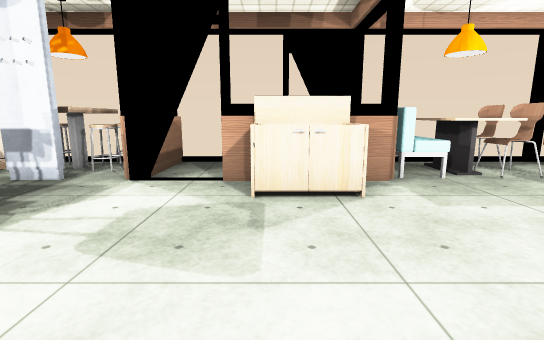
View 1 (above)

21 first-person views from a walk through a scene from a Unity 3-D project. The camera is 1.2 m above the floor, tilts 10° down and sees 85° across. Doors are open. The floor is counted in squares, 1 m on a side. Each view is taken from the middle of a square. On the plan, view 1 faces up. The plan holds only what a view shows up to about 13 squares ahead; the rest is blank. Some surface patterns are stand-ins.

View 2
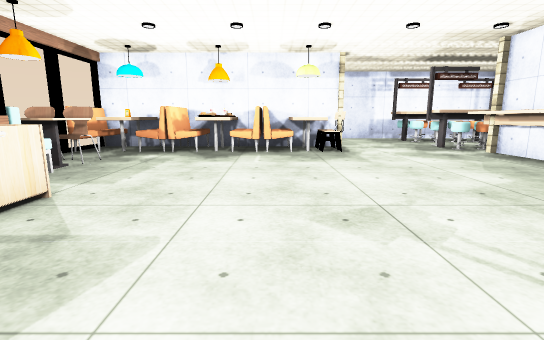

View 3
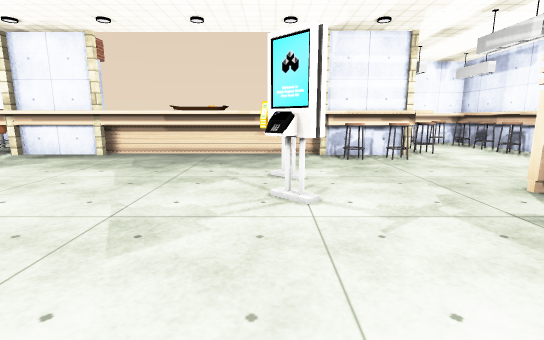

View 4
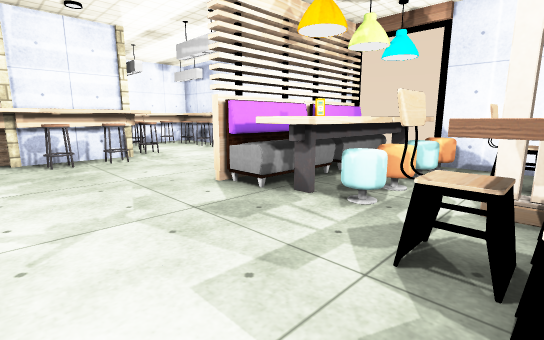

View 5
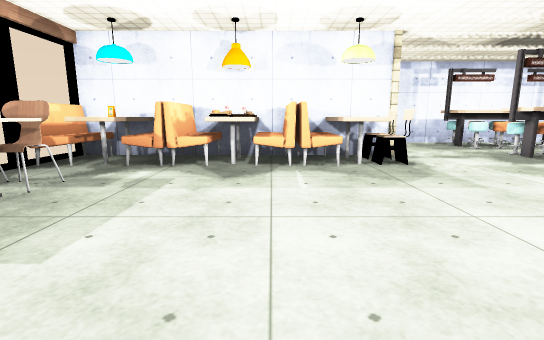

View 6
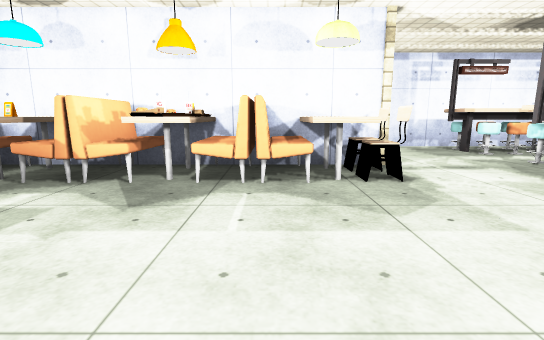

View 7
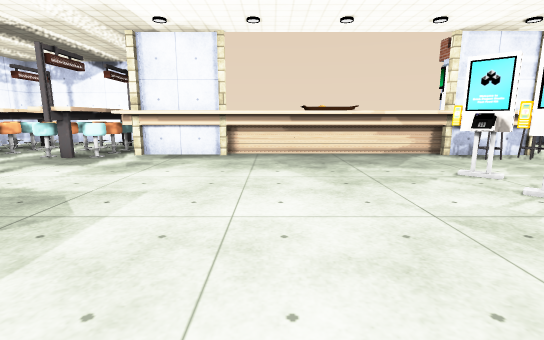

View 8
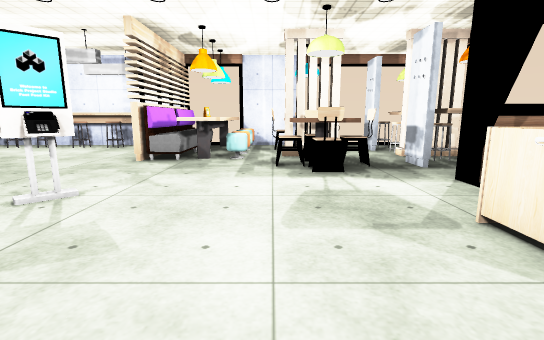

View 9
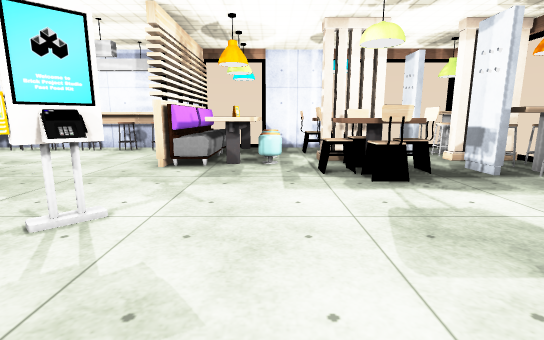

View 10
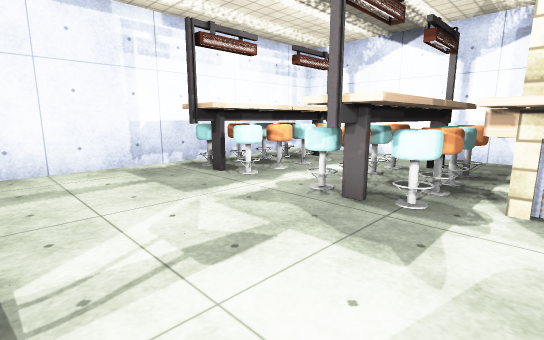

View 11
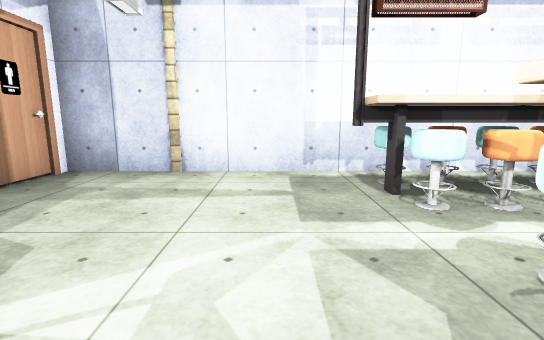

View 12
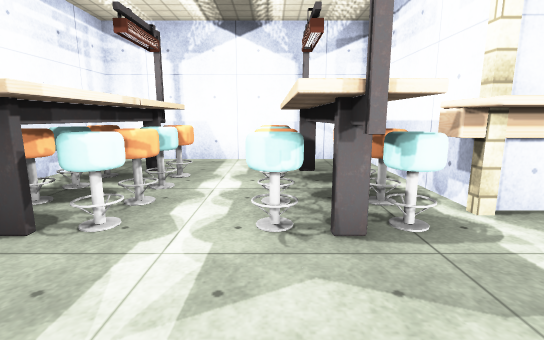

View 13
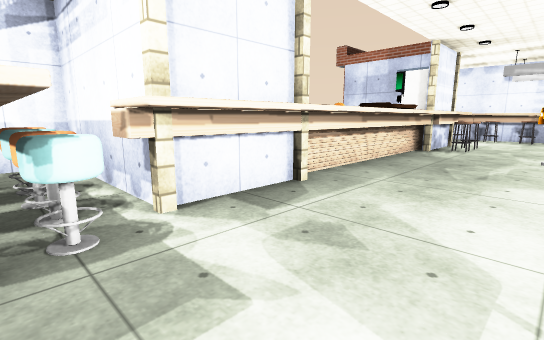

View 14
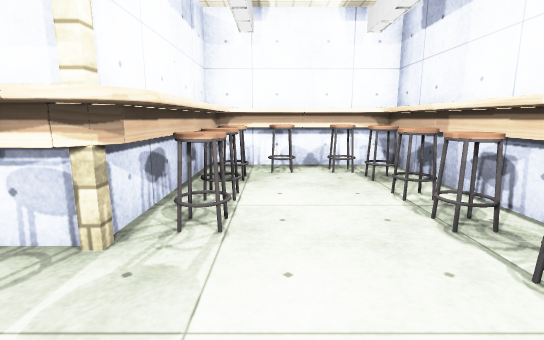

View 15
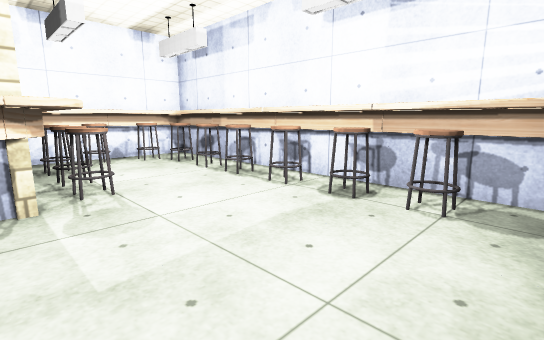

View 16
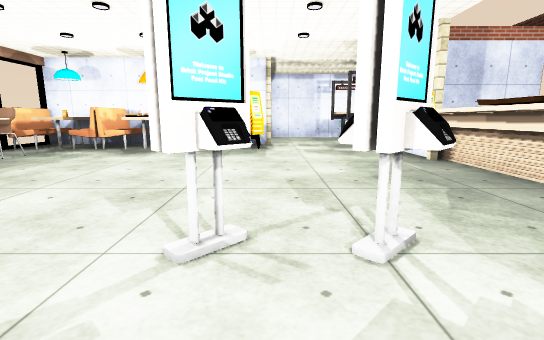

View 17
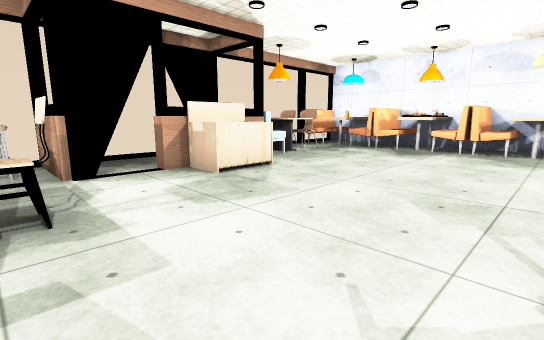

View 18
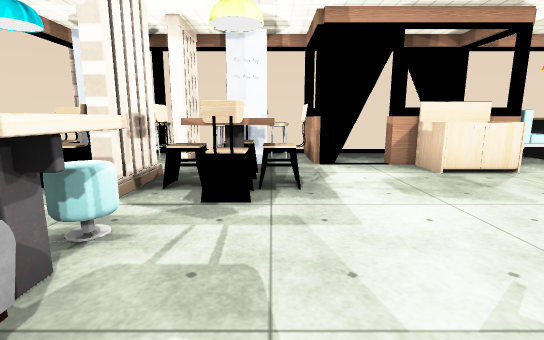

View 19
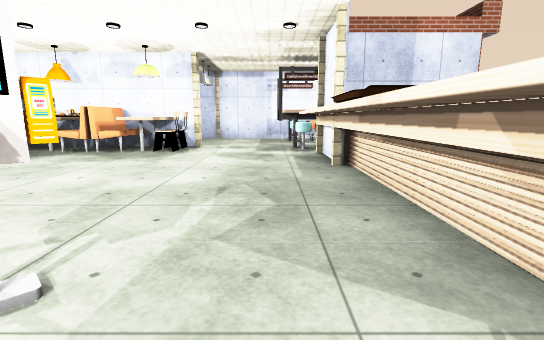

View 20
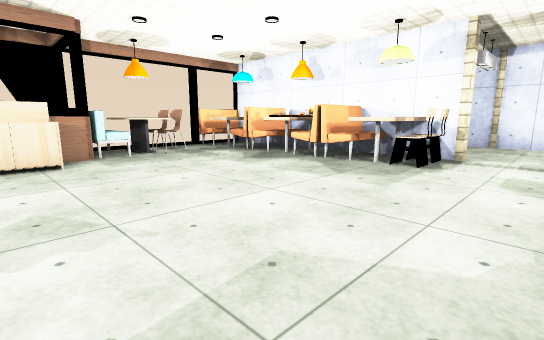

View 21
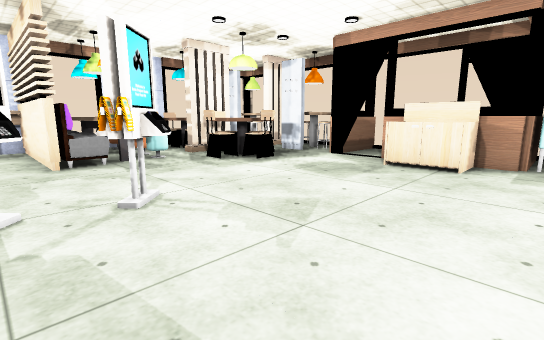

### Floor plan
Points are (right, up) in squares from view 1. A wall is a line through its corners. A room is listed if a view was taken in it or the views show most of it. See-through windows are left out.
Room 1 (views 1, 2, 3, 4, 5, 6, 7, 8, 9, 10, 11, 12, 13, 14, 15, 16, 17, 18, 19, 20, 21)
walls: (1.4, -6) (7.6, -6); (0.4, -6.6) (2.6, -6.6); (5.4, -6.6) (6.6, -6.6); (5.4, -6.7) (6.6, -6.7); (-2.5, -6) (-0.4, -6); (7.3, -7.4) (7.3, -11.6) (14.6, -11.6) (14.6, 0.7) (13, 0.7); (-5.1, -1.8) (-10.2, -1.8) (-10.2, -4.5); (9.7, -1.6) (9.7, 3.5); (7.1, -10.1) (7.1, -8.3); (-0.3, 5.6) (-0.9, 5.6); (-1.5, 5.6) (-2.9, 5.6); (-4.1, 5.6) (-5.1, 5.6); (-6.4, 4.2) (-6.4, 2.2); (2.4, 8.2) (2.4, 5.6) (1.4, 5.6); (9.7, 5.4) (9.7, 8.4); (7.5, 8.1) (7, 8.1); (-10.4, -1.6) (-5.2, -1.6); (-10.2, -6.4) (-10.2, -9.5); (-10.2, 3.1) (-10.2, 0.6); (-9.5, -11.6) (-5.4, -11.6) (-5.4, -8.4)
ways out: opening at (-6, 5); open door at (-1.5, 6); open door at (1.5, 8)
objects: other object (-10, -11) to (-10, -10); other object (-10, -1) to (-8, -1); other object (-10, 0) to (-5, 0); other object (-9, -11) to (-8, -11); other object (-9, -10); other object (-9, -9) to (-9, -8); other object (-9, -7); other object (-9, -6); other object (-9, -5) to (-9, -4); other object (-9, -3); other object (-9, 1); other object (-9, 2) to (-8, 2); other object (-8, 1); other object (-8, 3) to (-7, 3); other object (-7, -11); other object (-7, -1) to (-5, -1); other object (-7, 1); other object (-6, -11); other object (-6, -10); other object (-6, -9) to (-6, -8); other object (-6, -7); other object (-6, -6); other object (-6, 1); other object (-6, 3) to (-5, 3); other object (-5, -8); other object (-5, -7); other object (-5, -6); other object (-5, 2) to (-4, 2); other object (-5, 4) to (-4, 4); other object (-4, -8) to (-3, -7); other object (-4, -6) to (-3, -6); other object (-4, 3); other object (-3, -7); other object (-2, -7) to (-1, -7); other object (-2, -3) to (-1, -3); other object (-2, -2) to (-1, -1); other object (0, -9) to (2, -8); other object (0, -7) to (1, -6); other object (0, 4) to (1, 5); other object (1, -8); other object (3, -7) to (4, -7); other object (3, 6) to (3, 8); other object (4, 6) to (4, 8); other object (5, -9) to (6, -9); other object (5, -7); other object (5, 6); other object (5, 7) to (5, 8); other object (7, -7); other object (7, -1); other object (7, 0) to (9, 1); other object (7, 1) to (9, 2); other object (7, 3) to (9, 3); other object (7, 4) to (9, 5); other object (7, 5); other object (7, 6) to (9, 6); other object (7, 7) to (9, 8); other object (8, -9) to (9, -9); other object (8, -8) to (9, -8); other object (8, -7) to (9, -7); other object (8, -6) to (9, -6); other object (8, -1); other object (9, -10) to (10, -10); other object (9, -5); other object (9, -1); other object (10, -9); other object (10, -8); other object (10, -7); other object (10, -6); other object (10, -2); other object (12, -10) to (13, -10); other object (12, -9); other object (12, -8); other object (12, -7); other object (12, -6); other object (13, -9) to (14, -9); other object (13, -8) to (14, -8); other object (13, -7) to (14, -7); other object (13, -6) to (14, -6); other object (13, -5); other object (15, -2)

Where each view was taken, in squares from view 1:
view 1: 0 up, 0 right, facing up
view 2: 1 up, 3 left, facing right
view 3: 3 up, 1 left, facing down
view 4: 3 up, 2 left, facing down-left
view 5: 2 up, 0 right, facing right
view 6: 1 up, 2 right, facing right
view 7: 3 up, 3 right, facing down
view 8: 2 up, 3 right, facing left
view 9: 1 up, 2 right, facing left
view 10: 2 down, 7 right, facing down-right
view 11: 4 down, 8 right, facing right
view 12: 3 down, 10 right, facing down
view 13: 3 down, 9 right, facing down-left
view 14: 4 down, 7 left, facing down
view 15: 2 down, 5 left, facing down-left
view 16: 2 down, 4 left, facing right
view 17: 1 down, 4 left, facing up-right
view 18: 2 down, 4 left, facing up
view 19: 5 down, 3 left, facing right
view 20: 4 down, 0 right, facing up-right
view 21: 3 down, 3 right, facing up-left
